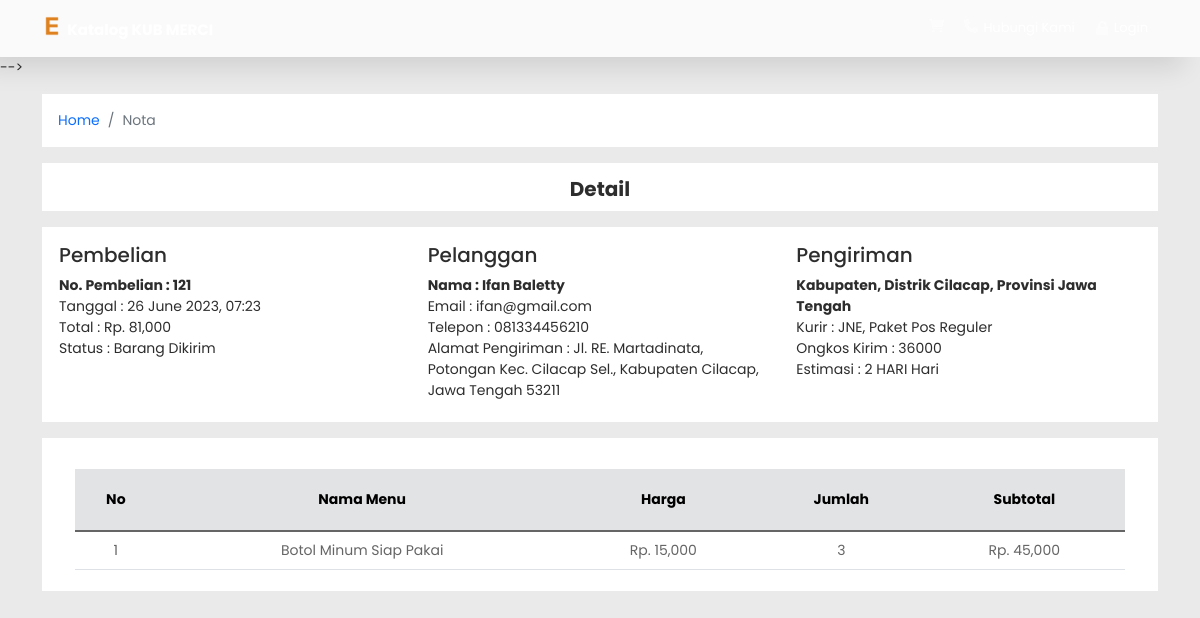
The app's page /admin/detailpembelian.php?id=121 (signed in) with its own data.
### tables this page shows
CREATE TABLE `pembelian` (
  `id_pembelian` int(11) NOT NULL,
  `id_pembeli` int(11) NOT NULL,
  `tgl_pembelian` timestamp NOT NULL DEFAULT current_timestamp(),
  `tgl_expired` timestamp NOT NULL DEFAULT current_timestamp(),
  `finaltotalbelanjabeli` int(11) NOT NULL,
  `ekspedisi` varchar(200) NOT NULL,
  `alamat_pengiriman` text NOT NULL,
  `status_pembelian` varchar(100) NOT NULL DEFAULT 'Pending',
  `resi_pengiriman` varchar(300) NOT NULL,
  `ongkir` int(11) NOT NULL,
  `provinsi` varchar(244) NOT NULL,
  `distrik` varchar(244) NOT NULL,
  `kodepos` varchar(244) NOT NULL,
  `tipe` varchar(244) NOT NULL,
  `paket` varchar(244) NOT NULL,
  `estimasi` varchar(244) NOT NULL,
  `total_berat` int(11) NOT NULL,
  `have_seen` tinyint(1) NOT NULL
);

CREATE TABLE `pembeli` (
  `id_pembeli` int(11) NOT NULL,
  `nama` varchar(500) NOT NULL,
  `alamat` text NOT NULL,
  `telepon` varchar(13) NOT NULL,
  `email` varchar(500) NOT NULL,
  `password` varchar(500) NOT NULL,
  `provinsi` varchar(244) NOT NULL,
  `distrik` varchar(244) NOT NULL,
  `tipe` varchar(244) NOT NULL,
  `kodepos` varchar(244) NOT NULL,
  `idd` varchar(244) NOT NULL
);

CREATE TABLE `pembelian_menu` (
  `id_pembelian_menu` int(11) NOT NULL,
  `id_pembelian` int(11) NOT NULL,
  `id_menu` int(11) NOT NULL,
  `id_kedai` int(11) NOT NULL,
  `jumlah` int(11) NOT NULL,
  `nama` varchar(300) NOT NULL,
  `harga` int(11) NOT NULL,
  `subharga` int(11) NOT NULL
);

### www/admin/detailpembelian.php (the view, shortened to what this page needs)
<!doctype html>
<html lang="en">
<head>
    <link href="css/bootstrap.min.css" rel="stylesheet">
    <link href="css/style.css" rel="stylesheet">
    <link href="css/styleindex.css" rel="stylesheet">
    <link href="css/checkout.css" rel="stylesheet">
    <link href="css/styleDetailMenu.css" rel="stylesheet">
</head>
<body>
    <div class="container">
        <nav aria-label="breadcrumb" style="background-color: #FFF;" class="mt-3">
            <ol class="breadcrumb p-3">
                <li class="breadcrumb-item"><a href="index.php" class="text-decoration-none">Home</a></li>
                <li class="breadcrumb-item active" aria-current="page">Nota</li>
            </ol>
        </nav>
    </div>
    <div class="container">
        <div class="judul-kedai pt-4" style="background-color: #FFF; padding: 5px 10px;">
            <h5 class="daftar text-center" style="margin-top: -10px; margin-bottom: 5px; font-weight: bold;">Detail</h5>
        </div>
        <?php
        $koneksi->query("UPDATE pembelian SET have_seen = '1' WHERE id_pembelian =
                                '$_GET[id]'");
        $ambil = $koneksi->query("SELECT * FROM pembelian JOIN pembeli
		ON pembelian.id_pembeli=pembeli.id_pembeli
		WHERE pembelian.id_pembelian='$_GET[id]'");
        $detail = $ambil->fetch_assoc();
        ?>
    </div>
    <div class="container">
        <div class="row row-deskripsi-menu justify-content-center">
            <div class="col-md-4">
                <h5>Pembelian</h5>
                <strong>No. Pembelian : <?php echo $detail['id_pembelian']; ?></strong>
                <?php if ($detail['status_pembelian'] == "Pending") : ?>
                <p>
                    Tanggal : <?php echo date("d F Y, H:i", strtotime($detail['tgl_pembelian'])) ?><br>
                    Total : Rp. <?php echo number_format($detail['finaltotalbelanjabeli']); ?><br>
                    Expired : <?php echo date("d F Y, H:i", strtotime('+3 day', strtotime($detail['tgl_pembelian']))) ?><br>
                </p>
                <?php else : ?>
                <p>
                    Tanggal : <?php echo date("d F Y, H:i", strtotime($detail['tgl_pembelian'])) ?><br>
                    Total : Rp. <?php echo number_format($detail['finaltotalbelanjabeli']); ?><br>
                    Status : <?php echo $detail['status_pembelian']; ?><br>
                </p>
                <?php endif ?>
            </div>
            <div class="col-md-4">
                <h5>Pelanggan</h5>
                <strong>Nama : <?php echo $detail['nama']; ?></strong>
                <p>
                    Email : <?php echo $detail['email']; ?><br>
                    Telepon : <?php echo $detail['telepon']; ?><br>
                    Alamat Pengiriman : <?php echo $detail['alamat']; ?>
                </p>
            </div>
            <div class="col-md-4">
                <?php if ($detail['ekspedisi'] == "jne") : ?>
                <h5>Pengiriman</h5>
                <strong><?= $detail['tipe']; ?> <?= $detail['distrik']; ?>, Provinsi <?= $detail['provinsi']; ?></strong><br>
                Kurir : JNE, Paket <?= $detail['paket']; ?><br>
                Ongkos Kirim : <?php echo $detail['ongkir']; ?><br>
                Estimasi : <?php echo $detail['estimasi']; ?> Hari<br>
                Berat Produk : <?php echo $detail['total_berat']; ?> Gram<br>
                <?php elseif ($detail['ekspedisi'] == "pos") : ?>
                <h5>Pengiriman</h5>
                <strong><?= $detail['tipe']; ?>, Distrik <?= $detail['distrik']; ?>, Provinsi <?= $detail['provinsi']; ?></strong><br>
                Kurir : JNE, Paket <?= $detail['paket']; ?><br>
                Ongkos Kirim : <?php echo $detail['ongkir']; ?><br>
                Estimasi : <?php echo $detail['estimasi']; ?> Hari<br>
                <?php endif ?>
            </div>
        </div>
    </div>
    <div class="container">
        <div class="row row-keranjang">
            <div class="col table-responsive mt-3 mx-3">
                <table class="table align-middle text-center table-hover">
                    <thead class="table-secondary">
                        <tr>
                            <th scope="col" class="th-header">No</th>
                            <th scope="col" class="th-header">Nama Menu</th>
                            <th scope="col" class="th-header">Harga</th>
                            <th scope="col" class="th-header">Jumlah</th>
                            <th scope="col" class="th-header">Subtotal</th>
                        </tr>
                    </thead>
                    <tbody class="table-group-divider align-middle">
                        <?php $nomor = 1; ?>
                        <?php
                        $ambil = $koneksi->query("SELECT * FROM pembelian_menu WHERE id_pembelian ='$_GET[id]'"); ?>
                        <?php
                        while ($pecah = $ambil->fetch_assoc()) { ?>
                            <tr>
                                <td><?php echo $nomor; ?></td>
                                <td><?php echo $pecah["nama"]; ?></td>
                                <td>Rp. <?php echo number_format($pecah["harga"]); ?></td>
                                <td><?php echo $pecah["jumlah"]; ?></td>
                                <td>Rp. <?php echo number_format($pecah["subharga"]); ?></td>
                            </tr>
                            <?php $nomor++; ?>
                        <?php } ?>
                    </tbody>
                </table>
            </div>
        </div>
    </div>
</body>
</html>

### www/admin/assets/css/data-table/style.css (style rules this page uses)
tbody { color: #656565 }
tbody td { animation-delay: 5s; animation: 1s fadeInUp cubic-bezier(.18, .89, 0, 1.65) }
.table, .fixed-table-pagination { background: #ffffffab; backdrop-filter: blur(5px) }

### www/admin/css/styleindex.css (style rules this page uses)
:root { --white-color: #FFF; --dark-color: #222; --body-bg-color: #FFF; --section-bg-color: #202834; --navigation-item-hover-color: #3B5378; --text-shadow: 0 5px 25px rgba(0, 0, 0, .1); --box-shadow: 0 5px 25px rgba(0 0 0 / 20%); --scroll-bar-color: #FFF; --scroll-thumb-color: #282F4E; --scroll-thumb-hover-color: #454F6B; }
body { background-color: #EAEAEA; font-family: 'Poppins', sans-serif; color: #2d2d2d; font-size: 14px; }

### www/admin/css/checkout.css (style rules this page uses)
body { background-color: #EAEAEA; font-family: 'Poppins', sans-serif; color: #2d2d2d; font-size: 14px; }
.row-keranjang { background-color: #FFF; margin: 0; padding: 5px; padding-top: 15px; }
.th-header { padding-top: 20px !important; padding-bottom: 20px !important; }

### www/admin/css/styleDetailMenu.css (style rules this page uses)
body { background-color: #EAEAEA; font-family: 'Poppins', sans-serif; color: #2d2d2d; font-size: 14px; }
.row-deskripsi-menu { background-color: #FFF; margin: 16px 0; padding: 5px; padding-top: 16px; }

### records on screen
pembelian: id_pembelian "121", tgl_pembelian "26 June 2023, 07:23", finaltotalbelanjabeli "81,000", status_pembelian "Barang Dikirim", id_pembeli.nama "Ifan Baletty", id_pembeli.email "ifan@gmail.com", id_pembeli.telepon "081334456210", id_pembeli.alamat "Jl. RE. Martadinata, Potongan Kec. Cilacap Sel., Kabupaten Cilacap, Jawa Tengah 53211", id_pembeli.tipe "Kabupaten", id_pembeli.distrik "Cilacap", id_pembeli.provinsi "Jawa Tengah", paket "Pos Reguler", ongkir "36000", estimasi "2 HARI"
pembelian_menu: nama "Botol Minum Siap Pakai", harga "15,000", jumlah "3", subharga "45,000"
